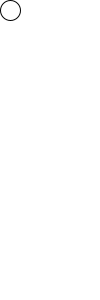
Frame 1 (no input)
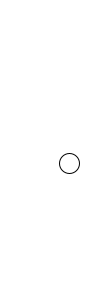
Frame 60 (the mouse pressed at the canvas centre just before this capture)
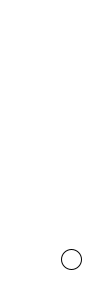
Frame 120 (the mouse held since frame 60 and released just before this capture)

The Processing sketch that drew these frames (run headless with seeded random() and noise(); from frame 60 on, the mouse is pressed at the canvas centre):

// Processing sketch: processing_180803
// ── processing_180803.pde

/*
Basic time control
*/

int x,y;
int cWidth = 20;
int startTime;
int pause = 10;
int dx = 1;
boolean vFlag = false;

void setup(){
  size(100,300);
  startTime = millis();

  x = 10;
  y = 10;
  
  
}

void draw(){
  
  background(255);
  ellipse(x, y, cWidth, cWidth);
  
  if( millis() >= startTime + pause ){

    //1. check if i hit a wall
    if( x >= width  ){  //right wall
      dx = -dx;
    }
    else if( x <= 0  ){  //left wall
      dx = -dx;
    }
    
    if( y >= height){ //bottom wall
      vFlag = false;
    }
    
    if( y <= 0 ){ //top wall
      vFlag = true;      
    }
    
    //2. set position (2 ways)
    x = x+dx;
    if(vFlag){
        y = y+3;
    }
    else y = y-3;
    
    //3. reset my counter
    startTime = millis();
  }
  
}
